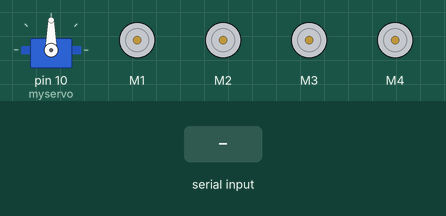
This sketch was run on a simulated Arduino Uno, built with avr-gcc and run on an emulated ATmega328P. Shown: servo, 4 × DC motor (green arrow = forward, orange = backward, longer = faster). The inputs (shaded band) are chosen by the test bench. What the sketch prints to the serial monitor is not drawn.

Above: at 1.2 s.
1.3 s: "*turn left#" received over Serial
At 2.7 s:
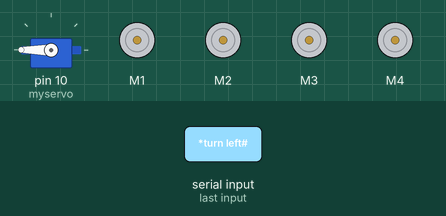
4.3 s: "*move forward#" received over Serial
At 6.5 s:
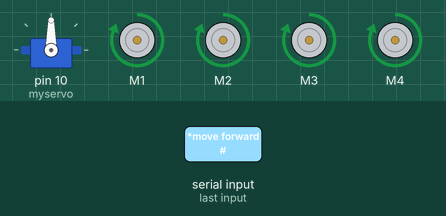
7.3 s: "*move backward#" received over Serial
At 8.8 s:
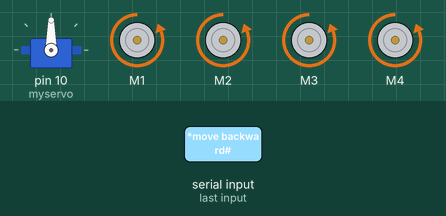
10.3 s: "*turn right#" received over Serial
At 11.7 s:
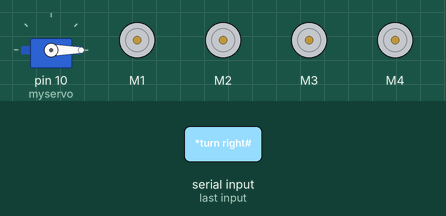
13.3 s: "*turn left#" received over Serial
At 15.7 s:
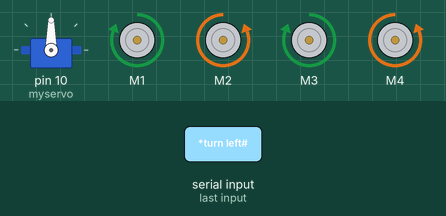
Timing chart, 0 to 17.3 s (numbered marks = the images above; inputs shaded):
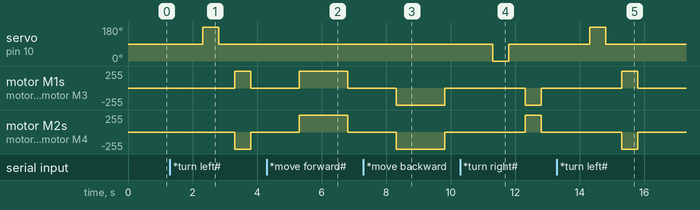

Measured:
- after the input at 1.3 s, servo on pin 10 (myservo): 90° → 180° after 1.0 s, → 90° 0.50 s later; motor M1, motor M3: stopped → forward 255/255 after 2.0 s, → stopped 0.50 s later; motor M2, motor M4: stopped → backward 255/255 after 2.0 s, → stopped 0.50 s later
- after the input at 4.3 s, motor M1–4: stopped → forward 255/255 after 1.0 s, → stopped 1.5 s later
- after the input at 7.3 s, motor M1–4: stopped → backward 255/255 after 1.0 s, → stopped 1.5 s later
- after the input at 10.3 s, servo on pin 10 (myservo): 90° → 0° after 1.0 s, → 90° 0.50 s later; motor M1, motor M3: stopped → backward 255/255 after 2.0 s, → stopped 0.50 s later; motor M2, motor M4: stopped → forward 255/255 after 2.0 s, → stopped 0.50 s later
- after the input at 13.3 s, servo on pin 10 (myservo): 90° → 180° after 1.0 s, → 90° 0.50 s later; motor M1, motor M3: stopped → forward 255/255 after 2.0 s, → stopped 0.50 s later; motor M2, motor M4: stopped → backward 255/255 after 2.0 s, → stopped 0.50 s later

The sketch:

sketch_nov30b.ino
```cpp
/*Arduino Voice Control Robot
 *Version 1.0
 *Created By DIY Builder
 *Before Uploading the sketch you must install the required libraries first.
 *Unless you'll get compilation error message.
 *Also remove the bluetooth and servo connector before uploading the sketch.
 *You can contact me here https://www.instagram.com/diy.builder/
 */


#include<AFmotor.h>
#include <Servo.h>

String command;

AF_DCMotor motor1(1, MOTOR12_1KHZ);
AF_DCMotor motor2(2, MOTOR12_1KHZ);
AF_DCMotor motor3(3, MOTOR34_1KHZ);
AF_DCMotor motor4(4, MOTOR34_1KHZ);

Servo myservo;


void setup() {

Serial.begin(9600);
myservo.attach(10);
myservo.write(90);

}

void loop() {

 delay(10);
 while(Serial.available()) {
  command = "";
  command = Serial.readString();

    Serial.print(command);
}
  if(command == "*move forward#"){
    forward();
  }else if(command == "*move backward#"){
    backward();
  }else if(command == "*turn left#"){
    left();
  }else if(command == "*turn right#"){
    right();
  }else if(command == "*stop#") {
    Stop();
 }
  command = "";
}

void forward()
{
  motor1.setSpeed(255);
  motor1.run(FORWARD);
  motor2.setSpeed(255);
  motor2.run(FORWARD);
  motor3.setSpeed(255);
  motor3.run(FORWARD);
  motor4.setSpeed(255);
  motor4.run(FORWARD);
  delay(1500);
  motor1.run(RELEASE);
  motor2.run(RELEASE);
  motor3.run(RELEASE);
  motor4.run(RELEASE);

}

void backward()
{
  motor1.setSpeed(255);
  motor1.run(BACKWARD);
  motor2.setSpeed(255);
  motor2.run(BACKWARD);
  motor3.setSpeed(255);
  motor3.run(BACKWARD);
  motor4.setSpeed(255);
  motor4.run(BACKWARD);
  delay(1500);
  motor1.run(RELEASE);
  motor2.run(RELEASE);
  motor3.run(RELEASE);
  motor4.run(RELEASE);
}

void left()
{
  myservo.write(180);
  delay(500);
  myservo.write(90);
  delay(500);
  motor1.setSpeed(255);
  motor1.run(FORWARD);
  motor2.setSpeed(255);
  motor2.run(BACKWARD);
  motor3.setSpeed(255);
  motor3.run(FORWARD);
  motor4.setSpeed(255);
  motor4.run(BACKWARD);
  delay(500);
  motor1.run(RELEASE);
  motor2.run(RELEASE);
  motor3.run(RELEASE);
  motor4.run(RELEASE);
}

void right()
{
  myservo.write(0);
  delay(500);
  myservo.write(90);
  delay(500);
  motor1.setSpeed(255);
  motor1.run(BACKWARD);
  motor2.setSpeed(255);
  motor2.run(FORWARD);
  motor3.setSpeed(255);
  motor3.run(BACKWARD);
  motor4.setSpeed(255);
  motor4.run(FORWARD);
  delay(500);
  motor1.run(RELEASE);
  motor2.run(RELEASE);
  motor3.run(RELEASE);
  motor4.run(RELEASE);
}

void Stop()
{
  motor1.run(RELEASE);
  motor2.run(RELEASE);
  motor3.run(RELEASE);
  motor4.run(RELEASE);
}
```
